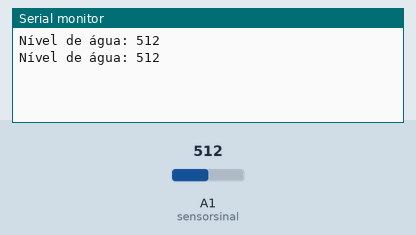
Recording of a sketch running on a simulated Arduino Uno, built with avr-gcc and run on an emulated ATmega328P. On the bench: the last lines printed to the serial monitor. Inputs (shaded band) come from the test bench; at power-on: A1 (sensorsinal) = 512.

Above: at 1.8 s.
1.9 s: A1 (sensorsinal) set to 716
At 2.8 s:
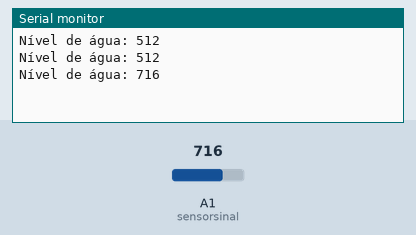
3.4 s: A1 (sensorsinal) set to 900
At 4.9 s:
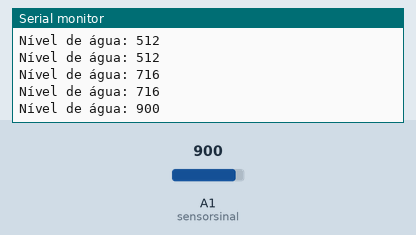
Timing chart, 0 to 6.4 s (numbered marks = the images above; inputs shaded):
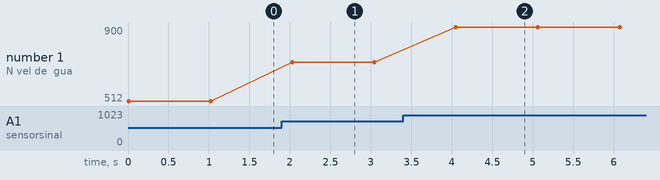

Measured:
- after the input at 1.9 s, the serial monitor: prints a new line after 0.13 s (image 1)
- after the input at 3.4 s, the serial monitor: prints a new line after 0.65 s (image 2)
- plotted number 1: 512 → 716 after the input at 1.9 s, 716 → 900 after the input at 3.4 s

The sketch:

WaterSensorSimples.ino
```cpp
/* Pinos correspondentes ao sensor */
#define sensorvcc 2     /*Define vcc como pino 2 */
#define sensorsinal A1  /*Define sinal como pino A1 */

int val = 0;

void setup() { /*abre laço de configuração*/
  /* define 2 como pino de saída do Arduino */
  pinMode(sensorvcc, OUTPUT);

  digitalWrite(sensorvcc, LOW); /* vcc tem nível lógico baixo até que haja alguma variação na leitura */
  Serial.begin(9600);
}

void loop() { /*laço de repetição */
  int level = readSensor();
  Serial.print("Nível de água: ");
  Serial.println(level);
  delay(1000);
}

/* leitura do sensor */
int readSensor() {
digitalWrite(sensorvcc, HIGH);  /* alimenta o sensor */
delay(10);
val = analogRead(sensorsinal);    /* Realiza a leitura analógica do sinal do sensor */
digitalWrite(sensorvcc, LOW);   /* Desliga o sensor */
return val;             /* envia leitura */
}
```
